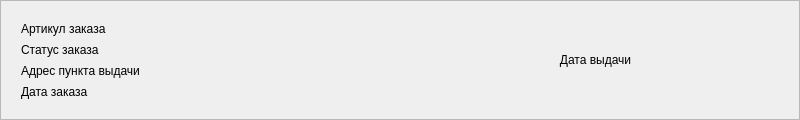
<?xml version="1.0" encoding="UTF-8"?>
<ui version="4.0">
 <class>OrderItem</class>
 <widget class="QFrame" name="frame_order">

  <property name="geometry">
   <rect>
    <x>0</x>
    <y>0</y>
    <width>800</width>
    <height>120</height>
   </rect>
  </property>

  <property name="frameShape">
   <enum>QFrame::StyledPanel</enum>
  </property>

  <layout class="QHBoxLayout" name="horizontalLayout">

   <!-- Левая часть информации -->

   <item>
    <widget class="QFrame" name="frame_info">

     <layout class="QVBoxLayout" name="verticalLayout">

      <item>
       <widget class="QLabel" name="label_order_id">
        <property name="text">
         <string>Артикул заказа</string>
        </property>
       </widget>
      </item>

      <item>
       <widget class="QLabel" name="label_status">
        <property name="text">
         <string>Статус заказа</string>
        </property>
       </widget>
      </item>

      <item>
       <widget class="QLabel" name="label_address">
        <property name="text">
         <string>Адрес пункта выдачи</string>
        </property>
       </widget>
      </item>

      <item>
       <widget class="QLabel" name="label_order_date">
        <property name="text">
         <string>Дата заказа</string>
        </property>
       </widget>
      </item>

     </layout>

    </widget>
   </item>

   <!-- Правая часть дата выдачи -->

   <item>
    <widget class="QFrame" name="frame_issue_date">

     <property name="minimumSize">
      <size>
       <width>140</width>
       <height>0</height>
      </size>
     </property>

     <layout class="QVBoxLayout" name="verticalLayout_2">

      <item>
       <widget class="QLabel" name="label_issue_date">

        <property name="text">
         <string>Дата выдачи</string>
        </property>

        <property name="alignment">
         <set>Qt::AlignCenter</set>
        </property>

       </widget>
      </item>

     </layout>

    </widget>
   </item>

  </layout>
 </widget>

 <resources/>
 <connections/>
</ui>
